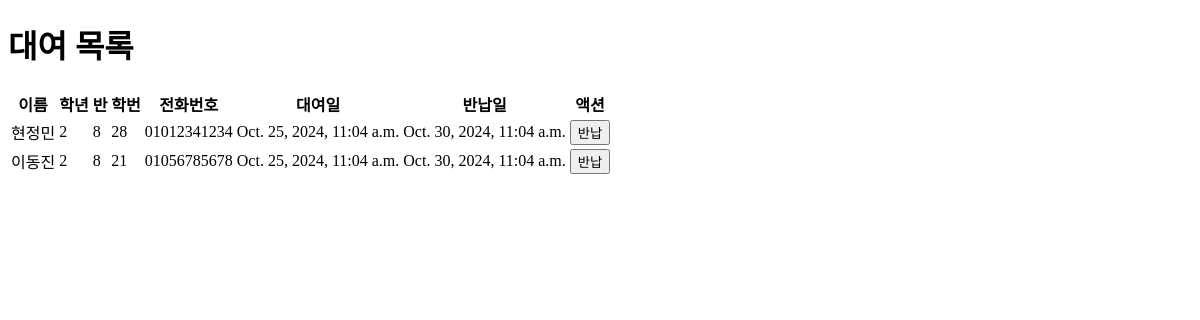
The page /rentals/ on the database as committed earlier.
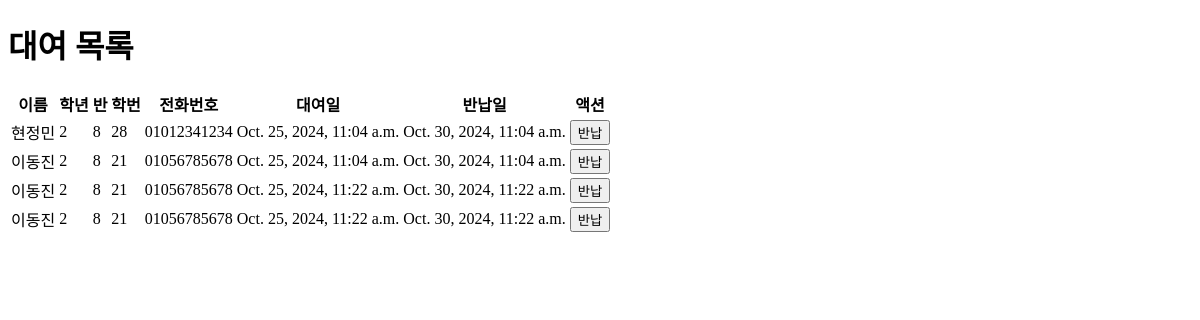
The same page on the database as committed later.
### rental/models.py (models this page shows, shortened)
class Rental(models.Model):
    name = models.CharField(max_length=100)
    class_number = models.CharField(max_length=50)
    student_number = models.CharField(max_length=20)
    phone_number = models.CharField(max_length=15)
    grade = models.CharField(max_length=10, blank=True, null=True)  # 학년 필드 추가
    rented_at = models.DateTimeField(auto_now_add=True)
    return_date = models.DateTimeField()

### rental/views.py (the view)
# urls.py: path('rentals/', RentalListView.as_view(), name='rental-list'),  # 대여 목록 페이지
class RentalListView(ListView):
    model = Rental
    template_name = 'rental/rental_list.html'  # 사용할 템플릿 파일
    context_object_name = 'rentals'

### rental/templates/rental/rental_list.html (shortened to what this page needs)
<!DOCTYPE html>
<html lang="ko">
<head>
</head>
<body>
    <h1>대여 목록</h1>
    <table>
        <thead>
            <tr>
                <th>이름</th>
                <th>학년</th>
                <th>반</th>
                <th>학번</th>
                <th>전화번호</th>
                <th>대여일</th>
                <th>반납일</th>
                <th>액션</th>
            </tr>
        </thead>
        <tbody>
            {% for rental in rentals %}
            <tr>
                <td>{{ rental.name }}</td>
                <td>{{ rental.grade }}</td>
                <td>{{ rental.class_number }}</td>
                <td>{{ rental.student_number }}</td>
                <td>{{ rental.phone_number }}</td>
                <td>{{ rental.rented_at }}</td>
                <td>{{ rental.return_date }}</td>
                <td>
                    <form action="{% url 'mark-as-returned' rental.id %}" method="POST" style="display:inline;">
                        <button type="submit">반납</button>
                    </form>
                </td>
            </tr>
            {% endfor %}
        </tbody>
    </table>
</body>
</html>

Rows that differ between the two databases and show on the page:
added Rental: name "이동진", grade "2", class_number "8", student_number "21", phone_number "01056785678", rented_at "Oct. 25, 2024, 11:22 a.m.", return_date "Oct. 30, 2024, 11:22 a.m."
added Rental: name "이동진", grade "2", class_number "8", student_number "21", phone_number "01056785678", rented_at "Oct. 25, 2024, 11:22 a.m.", return_date "Oct. 30, 2024, 11:22 a.m."
